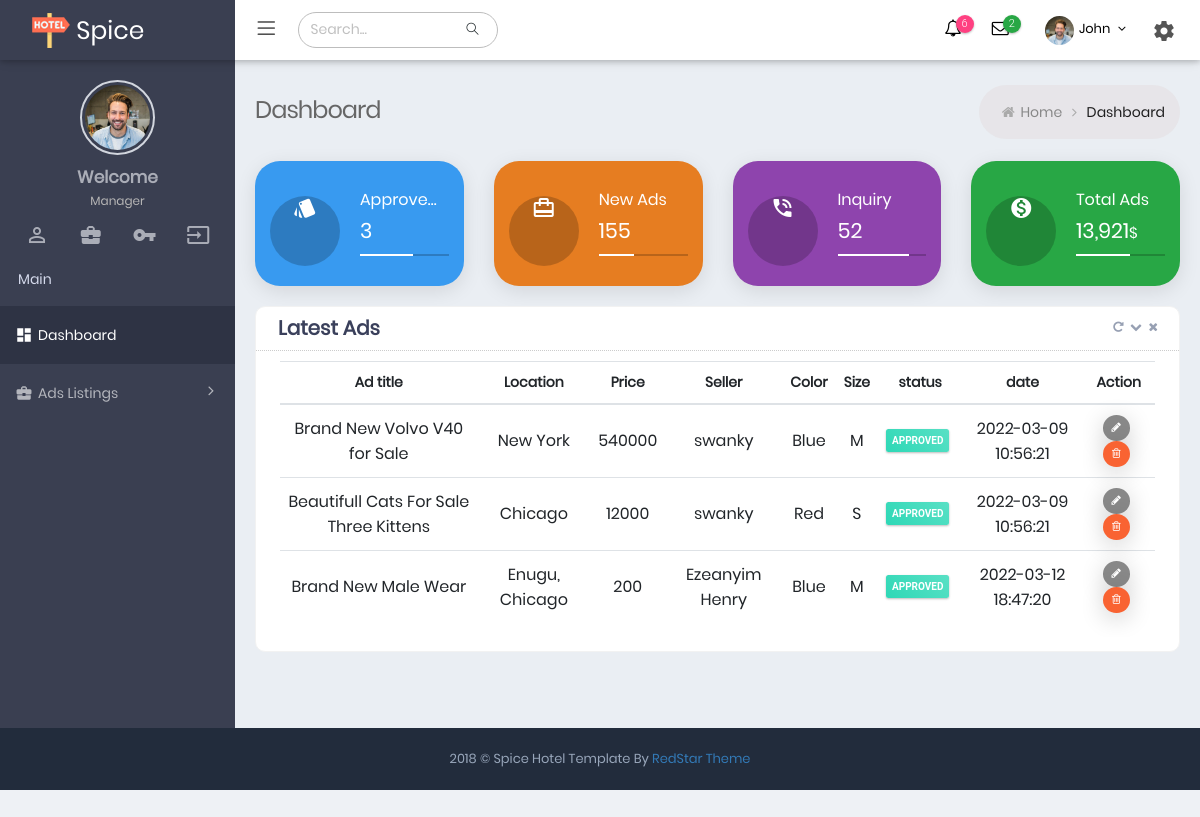
The app's page /admin/index.php with its own data.
### tables this page shows
CREATE TABLE `products` (
  `id` int(11) NOT NULL,
  `product` text NOT NULL,
  `price` text NOT NULL,
  `location` text NOT NULL,
  `seller` text NOT NULL,
  `description` text NOT NULL,
  `color` text NOT NULL,
  `size` text NOT NULL,
  `img1` text NOT NULL,
  `img2` text NOT NULL,
  `img3` text NOT NULL,
  `img4` text NOT NULL,
  `status` text NOT NULL,
  `date` datetime NOT NULL
);

### admin/index.php (the view, shortened to what this page needs)
<?php include "auth.php";
$query=mysqli_query($link,"SELECT * from products where status ='approved'");
$available=mysqli_num_rows($query);
?>
<!DOCTYPE html>
<html lang="en">
<?php include "head.php"; ?>
<body
	class="page-header-fixed sidemenu-closed-hidelogo page-content-white page-md header-white dark-sidebar-color logo-dark">
	<div class="page-wrapper">
		<?php include "header.php"; ?>
		<div class="page-container">
			<?php include "sidebar.php"; ?>
			<div class="page-content-wrapper">
				<div class="page-content">
					<div class="page-bar">
						<div class="page-title-breadcrumb">
							<div class=" pull-left">
								<div class="page-title">Dashboard</div>
							</div>
							<ol class="breadcrumb page-breadcrumb pull-right">
								<li><i class="fa fa-home"></i>&nbsp;<a class="parent-item"
										href="index.php">Home</a>&nbsp;<i class="fa fa-angle-right"></i>
								</li>
								<li class="active">Dashboard</li>
							</ol>
						</div>
					</div>
					<div class="state-overview">
						<div class="row">
							<div class="col-xl-3 col-md-6 col-12">
								<div class="info-box bg-blue">
									<span class="info-box-icon push-bottom"><i class="material-icons">style</i></span>
									<div class="info-box-content">
										<span class="info-box-text">Approved Ads</span>
										<span class="info-box-number"><?php echo $available; ?></span>
										<div class="progress">
											<div class="progress-bar width-60"></div>
										</div>
									</div>
								</div>
							</div>
							<div class="col-xl-3 col-md-6 col-12">
								<div class="info-box bg-orange">
									<span class="info-box-icon push-bottom"><i
											class="material-icons">card_travel</i></span>
									<div class="info-box-content">
										<span class="info-box-text">New Ads</span>
										<span class="info-box-number">155</span>
										<div class="progress">
											<div class="progress-bar width-40"></div>
										</div>
									</div>
								</div>
							</div>
							<div class="col-xl-3 col-md-6 col-12">
								<div class="info-box bg-purple">
									<span class="info-box-icon push-bottom"><i
											class="material-icons">phone_in_talk</i></span>
									<div class="info-box-content">
										<span class="info-box-text">Inquiry</span>
										<span class="info-box-number">52</span>
										<div class="progress">
											<div class="progress-bar width-80"></div>
										</div>
									</div>
								</div>
							</div>
							<div class="col-xl-3 col-md-6 col-12">
								<div class="info-box bg-success">
									<span class="info-box-icon push-bottom"><i
											class="material-icons">monetization_on</i></span>
									<div class="info-box-content">
										<span class="info-box-text">Total Ads</span>
										<span class="info-box-number">13,921</span><span>$</span>
										<div class="progress">
											<div class="progress-bar width-60"></div>
										</div>
									</div>
								</div>
							</div>
						</div>
					</div>
					<div class="row">
						<div class="col-md-12 col-sm-12">
							<div class="card  card-box">
								<div class="card-head">
									<header>Latest Ads</header>
									<div class="tools">
										<a class="fa fa-repeat btn-color box-refresh" href="javascript:;"></a>
										<a class="t-collapse btn-color fa fa-chevron-down" href="javascript:;"></a>
										<a class="t-close btn-color fa fa-times" href="javascript:;"></a>
									</div>
								</div>
								<div class="card-body ">
									<div class="table-wrap">
										<div class="table-responsive">
											<table class="table display product-overview mb-30" id="support_table5">
												<thead>
												<tr>
													<th class="center"> Ad title </th>
													<th class="center"> Location </th>
													<th class="center"> Price </th>
													<th class="center"> Seller </th>
													<th class="center"> Color </th>
													<th class="center"> Size </th>
													<th class="center"> status </th>
													<th class="center"> date </th>
													<th class="center"> Action </th>
												</tr>
											</thead>
											<tbody>
												<?php
												$query=mysqli_query($link, "SELECT * from products");
												while($row=mysqli_fetch_array($query)){
												?>
												<tr class="odd gradeX">
													<td class="center"><?php echo $row['product']; ?></td>
													<td class="center"><?php echo $row['location']; ?> </td>
													<td class="center"><?php echo $row['price']; ?></td>
													<td class="center"><?php echo $row['seller']; ?></td>
													<td class="center"><?php echo $row['color']; ?></td>
													<td class="center"><?php echo $row['size']; ?></td>
													<td class="center">
														<span class="label label-sm label-success"><?php echo $row['status']; ?> </span>
													</td>
													<td class="center"><?php echo $row['date']; ?></td>
													<td class="center">
														<a href="edit_booking.html" class="btn btn-tbl-edit btn-xs">
															<i class="fa fa-pencil"></i>
														</a>
														<button class="btn btn-tbl-delete btn-xs">
															<i class="fa fa-trash-o "></i>
														</button>
													</td>
												</tr>
												<?php } ?>
											</tbody>
											</table>
										</div>
									</div>
								</div>
							</div>
						</div>
					</div>
				</div>
			</div>
		</div>
		<?php include "footer.php"; ?>
	</div>
</body>
</html>

### admin/assets/css/material_style.css (style rules this page uses)
.material-icons { font-family: 'Material Icons'; font-weight: normal; font-style: normal; font-size: 24px; display: inline-block; line-height: 1; text-transform: none; letter-spacing: normal; word-wrap: normal; white-space: nowrap; direction: ltr; -webkit-font-smoothing: antialiased; text-rendering: optimizeLegibility; -moz-osx-font-smoothing: grayscale; font-feature-settings: 'liga'; }

### admin/assets/css/responsive.css (style rules this page uses)
@media (min-width:992px) { .page-content-wrapper { float: left; width: 100% } }
@media (min-width:992px) { .page-content-wrapper .page-content { margin-left: 235px; margin-top: 0; min-height: 600px; padding: 25px 20px 10px } }

### admin/assets/css/theme-color.css (style rules this page uses)
:root { --sidebar-color: #ffffff; --sidebar-font-color: #4680ff; --logo-color: #222c3c; --header-color: #6673FC; }
.dark-sidebar-color .page-container { background-color : #3a3f51; }

### records on screen
products: product "Brand New Volvo V40 for Sale", location "New York", price "540000", seller "swanky", color "Blue", size "M", status "APPROVED", date "2022-03-09 10:56:21"
products: product "Beautifull Cats For Sale Three Kittens", location "Chicago", price "12000", seller "swanky", color "Red", size "S", status "APPROVED", date "2022-03-09 10:56:21"
products: product "Brand New Male Wear", location "Enugu, Chicago", price "200", seller "Ezeanyim Henry", color "Blue", size "M", status "APPROVED", date "2022-03-12 18:47:20"

### other values on screen
$available "3"
